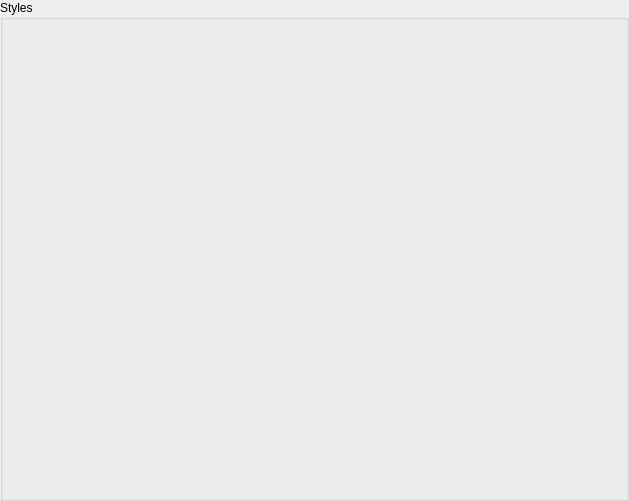
<?xml version="1.0" encoding="UTF-8"?>
<ui version="4.0">
 <class>qquake_options_widget_base</class>
 <widget class="QWidget" name="qquake_options_widget_base">
  <property name="geometry">
   <rect>
    <x>0</x>
    <y>0</y>
    <width>629</width>
    <height>501</height>
   </rect>
  </property>
  <property name="windowTitle">
   <string>Form</string>
  </property>
  <layout class="QVBoxLayout" name="verticalLayout">
   <property name="leftMargin">
    <number>0</number>
   </property>
   <property name="topMargin">
    <number>0</number>
   </property>
   <property name="rightMargin">
    <number>0</number>
   </property>
   <property name="bottomMargin">
    <number>0</number>
   </property>
   <item>
    <widget class="QGroupBox" name="groupBox">
     <property name="title">
      <string>Styles</string>
     </property>
    </widget>
   </item>
  </layout>
 </widget>
 <resources/>
 <connections/>
</ui>
